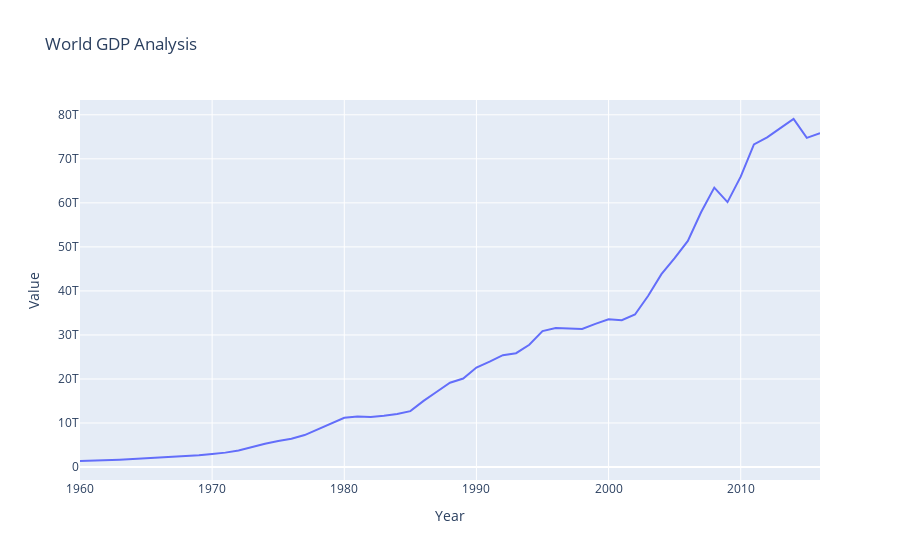

The notebook cell saved with this chart:
### Code cell
df_pr=df[df['Country Name']=='World']
fig=px.line(df_pr,x='Year', y='Value', title= 'World GDP Analysis')
fig
